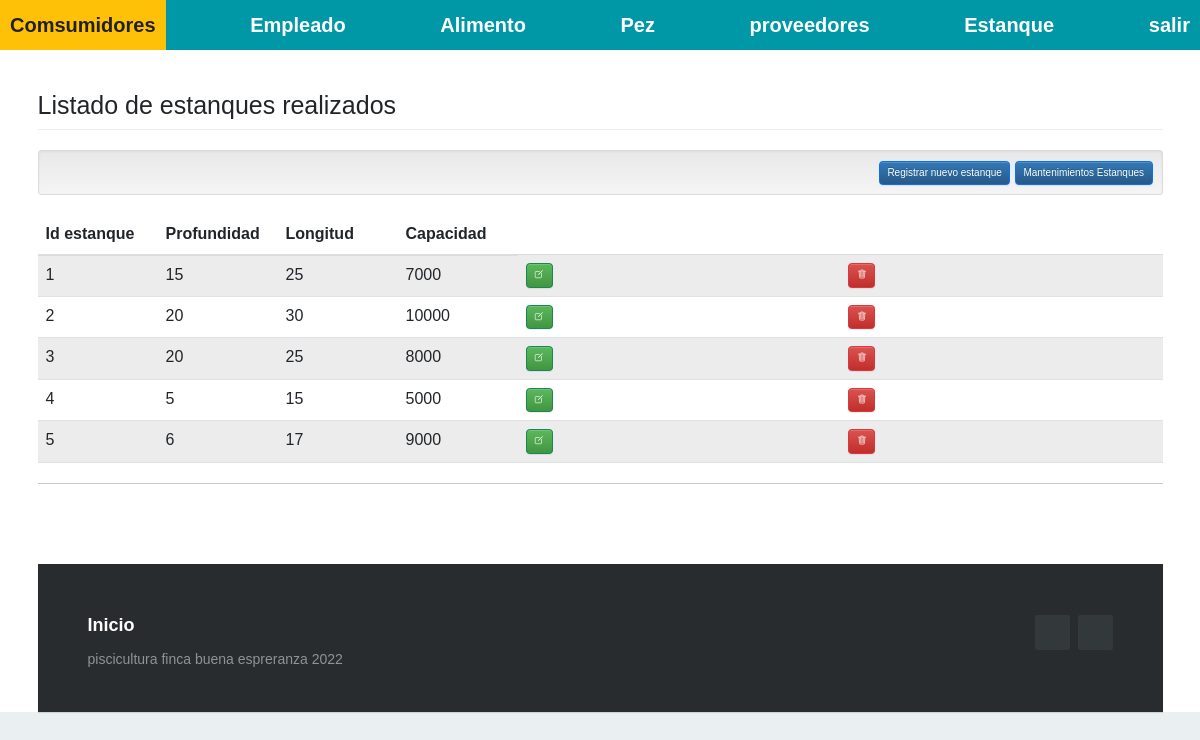
Screenshot of /index.php?c=estanque (signed in) with the database file from the repository.
### tables this page shows
CREATE TABLE `estanque` (
  `ID_Estanque` int(11) NOT NULL,
  `Profundidad` decimal(11,0) NOT NULL,
  `Longitud` decimal(11,0) NOT NULL,
  `Capacidad` float NOT NULL
);

### Controller/estanque.controller.php (called while the page is built, shortened)
<?php
require_once 'model/estanque.php';
class estanqueController{
    public function __CONSTRUCT(){
        $this->model = new estanque();
    }
    public function Index(){
        require_once 'view/header.php';
        require_once 'view/estanque/estanque.php';
        require_once 'view/footer.php';
    }
}

### Model/database.php (called while the page is built)
<?php
class Database
{
    public static function Conectar()
    {
        $pdo = new PDO('mysql:host=localhost;dbname=piscicultura;charset=utf8', 'root', '');
        $pdo->setAttribute(PDO::ATTR_ERRMODE, PDO::ERRMODE_EXCEPTION);
        return $pdo;
    }
}

### Model/estanque.php (called while the page is built, shortened)
<?php
class estanque
{
	private $pdo;
	public function __CONSTRUCT()
	{
		try
		{
			$this->pdo = Database::Conectar();
		}
		catch(Exception $e)
		{
			die($e->getMessage());
		}
	}
	public function ListarEs()
	{
		try
		{
			$stm = $this->pdo->prepare("SELECT * FROM estanque");
			$stm->execute();
			return $stm->fetchAll(PDO::FETCH_OBJ);
		}
		catch(Exception $e)
		{
			die($e->getMessage());
		}
	}
}

### View/estanque/estanque.php (the view)
<h1 class="page-header">Listado de estanques realizados</h1>
<div class="well well-sm text-right">
    <a class="btn btn-primary" href="?c=estanque&a=Nuevo">Registrar nuevo estanque</a>
    <a class="btn btn-primary" href="?c=mantenimiento">Mantenimientos Estanques</a>
</div>
<table class="table table-striped">
    <thead>
        <tr>
            <th style="width:120px;">Id estanque</th>
            <th style="width:120px;">Profundidad </th>
            <th style="width:120px;">Longitud</th>
            <th style="width:120px;">Capacidad</th>
        </tr>
    </thead>
    <tbody>
    <?php foreach($this->model->ListarEs() as $r): ?>
        <tr>
            <td><?php echo $r->ID_Estanque; ?></td>
            <td><?php echo $r->Profundidad; ?></td>
            <td><?php echo $r->Longitud; ?></td>
            <td><?php echo $r->Capacidad; ?></td>
            <td>
                <a class="btn btn-success" href="?c=estanque&a=Crud&ID_Estanque=<?php echo $r->ID_Estanque; ?>"><ion-icon name="create-outline"></ion-icon></a>
                </td>
            <td>
                <a class="btn btn-danger" onclick="javascript:return confirm('¿Seguro de eliminar este registro?');" href="?c=estanque&a=Eliminar&ID_Estanque=<?php echo $r->ID_Estanque; ?>"><ion-icon name="trash-outline"></ion-icon></a>
            </td>
        </tr>
    <?php endforeach; ?>
    </tbody>
</table>

### assets/css/demo.css (style rules this page uses)
* { padding:0; margin:0; }
html { background-color: #eaf0f2; }
body { font:14px/1.5 Arial, Helvetica, sans-serif; }

### View/footer.php (style rules this page uses)
html { font-size: 62.5%; }
body { font-size: 16px; font-family: 'Krub', sans-serif; }

### rows the page displays
estanque: ID_Estanque "1", Profundidad "15", Longitud "25", Capacidad "7000"
estanque: ID_Estanque "2", Profundidad "20", Longitud "30", Capacidad "10000"
estanque: ID_Estanque "3", Profundidad "20", Longitud "25", Capacidad "8000"
estanque: ID_Estanque "4", Profundidad "5", Longitud "15", Capacidad "5000"
estanque: ID_Estanque "5", Profundidad "6", Longitud "17", Capacidad "9000"
